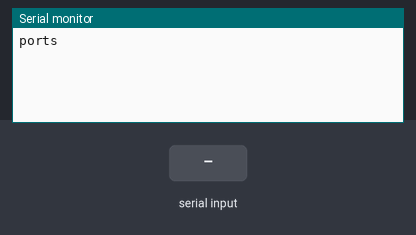
Bench run of a sketch on a simulated Arduino Mega 2560, built with avr-gcc and run on an emulated ATmega2560. Shown: the last lines printed to the serial monitor. Inputs (shaded band) come from the test bench.

Above: at 1.2 s.
1.3 s: "S1 1\n" received over the second serial link
At 1.9 s:
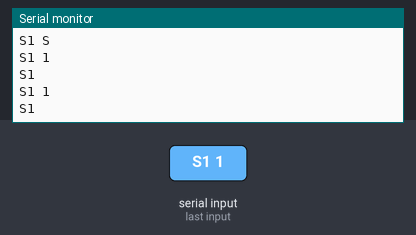
2.8 s: "S2 2\n" received over the second serial link
At 4.3 s:
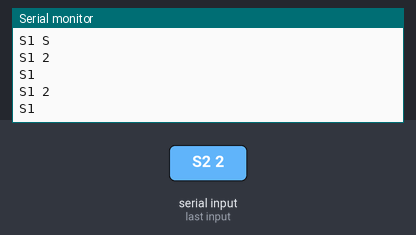

The sketch:

serial-ports.ino
```cpp
// mega/serial-ports — tests assert: all four USARTs at 115200 baud. With Serial1–3 each looped
// back (TX1 D18 → RX1 D19, TX2 D16 → RX2 D17, TX3 D14 → RX3 D15), the sketch writes '1', '2', '3'
// on them at startup and once a second after, and Serial (USART0) prints what each port heard:
// "S1 1", "S2 2", "S3 3".
unsigned long last;

void send() {
  Serial1.write('1');
  Serial2.write('2');
  Serial3.write('3');
}

void echo(HardwareSerial &port, const char *name) {
  while (port.available()) {
    Serial.print(name);
    Serial.print(' ');
    Serial.println((char)port.read());
  }
}

void setup() {
  Serial.begin(115200);
  Serial1.begin(115200);
  Serial2.begin(115200);
  Serial3.begin(115200);
  Serial.println("ports");
  send();
  last = millis();
}

void loop() {
  if (millis() - last >= 1000) {
    last += 1000;
    send();
  }
  echo(Serial1, "S1");
  echo(Serial2, "S2");
  echo(Serial3, "S3");
}
```

Measured:
- after the input at 1.3 s, the serial monitor: prints a new line at once (image 1)
- after the input at 2.8 s, the serial monitor: prints a new line at once (image 2)
